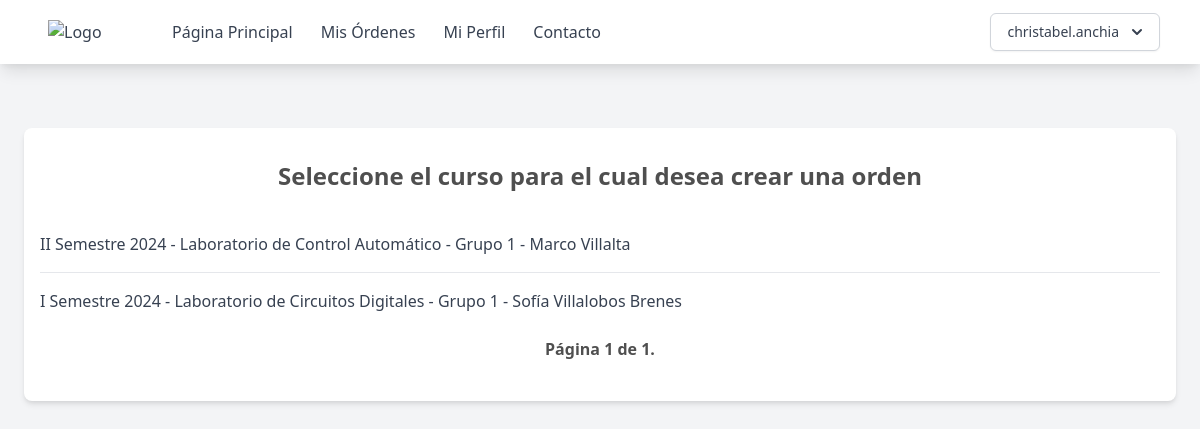
The page /orden/grupos (signed in) on the database its author committed.
### supply_room/models.py (models this page shows, shortened)
class Users(AbstractUser):
    name = models.CharField(max_length=200)
    email = models.EmailField(unique=True)
    role = models.CharField(max_length=200, choices=ROLE_CHOICES, default="student")
    student_id = models.CharField(max_length=200, null=True, blank=True)
    username = models.CharField(max_length=50, null=True)
    groups = models.ManyToManyField(
        "ClassGroups", related_name="group_student", blank=True
    )
    orders = models.ManyToManyField("Order", related_name="order_student", blank=True)
    objects = CustomUserManager()
    USERNAME_FIELD = "email"
    REQUIRED_FIELDS = ["name", "role"]

class ClassGroups(models.Model):
    number = models.PositiveIntegerField(verbose_name="Numero de Curso:")
    year = models.PositiveIntegerField(verbose_name="Año", default=2024)
    term = models.CharField(
        max_length=3, choices=TERM_CHOICES, default="I", verbose_name="Semestre"
    )
    professor = models.ForeignKey(
        Users,
        related_name="group_professor",
        on_delete=models.PROTECT,
        verbose_name="Profesor",
    )
    class_id = models.ForeignKey(Class, on_delete=models.PROTECT, verbose_name="Clase")
    student = models.ManyToManyField(
        Users,
        related_name="group_student",
        through=Users.groups.through,  # allow to sync up using the same many-many table
        blank=True,
        verbose_name="Estudiantes",
    )
    @property
    def semester(self):
        return f"{self.term} Semestre {str(self.year)}"

class Class(models.Model):
    name = models.CharField(max_length=200)
    code = models.CharField(max_length=200)

### supply_room/views.py (the view)
class OrderGroupList(TeacherOrStudentRoleCheck, View):
    def get(self, request, *args, **kwargs):
        querySet = request.user.groups.order_by("-year", "-term")
        if self.request.user.role == "teacher":
            querySet = ClassGroups.objects.filter(professor=self.request.user).order_by(
                "-year", "-term"
            )
        paginator = Paginator(querySet, 10)
        page = request.GET.get("page")
        page_obj = paginator.get_page(page)
        return render(
            request,
            "page/crear-orden-grupos.html",
            {"page_obj": page_obj},
        )

### supply_room/utils.py (called while the page is built)
    def test_func(self):
        return (
            self.request.user.role == "teacher" or self.request.user.role == "student"
        )

### templates/page/crear-orden-grupos.html (shortened to what this page needs)
{% extends "base.html" %} {% block content %}
<div class="max-w-6xl mx-auto px-4 py-8 bg-white rounded-lg shadow-md mt-16">
    <h2 class="text-2xl font-bold mb-6 text-center">Seleccione el curso para el cual desea crear una orden</h2>
    <ul class="divide-y divide-gray-200">
        {% for object in page_obj %}
        <li class="py-4">
            <div class="flex justify-between items-center  ">
                <a href="{% url 'crear-orden' pk=object.id %}" class="text-gray-700">{{ object.semester }} - {{ object.class_id.name }} -  Grupo {{ object.number }} - {{object.professor.name}}</a>
            </div>
        </li>
        {% empty %}
        <li class="py-4 text-center text-gray-500">No objects yet.</li>
        {% endfor %}
    </ul>
    <div class="pagination ">
    <div class="step-links flex w-full justify-between items-center p-2">
        <span class="current font-bold mx-4">
            Página {{ page_obj.number }} de {{ page_obj.paginator.num_pages }}.
        </span>
    </div>
</div>
</div>
{% endblock %}

### templates/base.html (shortened to what this page needs)
{% load static %}
<!DOCTYPE html>
<html lang="en">
  <head>
    <link href="{% static 'output.css' %}" rel="stylesheet" />
    <link href="https://cdn.jsdelivr.net/npm/tailwindcss@2.2.19/dist/tailwind.min.css" rel="stylesheet">
  </head>
  <body class="bg-gray-100 h-full min-h-screen">
    <nav class="bg-white shadow-lg">
      <div class="max-w-6xl mx-auto px-4">
        <div class="flex justify-between">
          <div class="flex space-x-4">
            <div>
              <a href="{% url 'home' %}" class="flex items-center py-5 px-2 text-gray-700">
                <img src="https://eie.ucr.ac.cr/static/img/logos/EIE_v.png" alt="Logo" class="w-20 mr-2">
              </a>
            </div>
            <div class="hidden md:flex items-center space-x-1">
              <a href="{% url 'home' %}" class="py-5 px-3 text-gray-700 hover:text-gray-900">Página Principal</a>
              {% if user.role == 'student' or user.role == 'teacher' %}
              <a href="{% url 'mis-ordenes' %}" class="py-5 px-3 text-gray-700 hover:text-gray-900">Mis Órdenes</a>
              {% endif %}
              <a href="{% url 'perfil' %}" class="py-5 px-3 text-gray-700 hover:text-gray-900">Mi Perfil</a>
              <a href="{% url 'contacto' %}" class="py-5 px-3 text-gray-700 hover:text-gray-900">Contacto</a>
            </div>
          </div>
          {% if user.is_authenticated %}
          <div class="hidden md:flex items-center space-x-1">
            <div class="relative inline-block text-left">
              <div>
                <button type="button" class="inline-flex justify-center w-full rounded-md border border-gray-300 shadow-sm px-4 py-2 bg-white text-sm font-medium text-gray-700 hover:bg-gray-50 focus:outline-none" id="menu-button" aria-expanded="true" aria-haspopup="true">
                  {{ user.username }}
                  <svg class="-mr-1 ml-2 h-5 w-5" xmlns="http://www.w3.org/2000/svg" viewBox="0 0 20 20" fill="currentColor" aria-hidden="true">
                    <path fill-rule="evenodd" d="M5.293 7.293a1 1 0 011.414 0L10 10.586l3.293-3.293a1 1 0 111.414 1.414l-4 4a1 1 0 01-1.414 0l-4-4a1 1 0 010-1.414z" clip-rule="evenodd" />
                  </svg>
                </button>
              </div>
            </div>
          </div>
          {% endif %}
        </div>
      </div>
    </nav>
    {% if user.is_authenticated %}
    <div class="pb-12 ">{% block content %} {% endblock %}</div>
    {% else %}
    <p>You are not logged in</p>
    <a href="{% url 'login' %}">Log In</a>
    {% endif %}
  </body>
</html>

### rows shown on the page
Users: username "christabel.anchia"
ClassGroups: semester "II Semestre 2024", class_id.name "Laboratorio de Control Automático", number "1", professor.name "Marco Villalta"
ClassGroups: semester "I Semestre 2024", class_id.name "Laboratorio de Circuitos Digitales", number "1", professor.name "Sofía Villalobos Brenes"

### other values the page prints
{{ page_obj.number }} "1"
{{ page_obj.paginator.num_pages }} "1"
